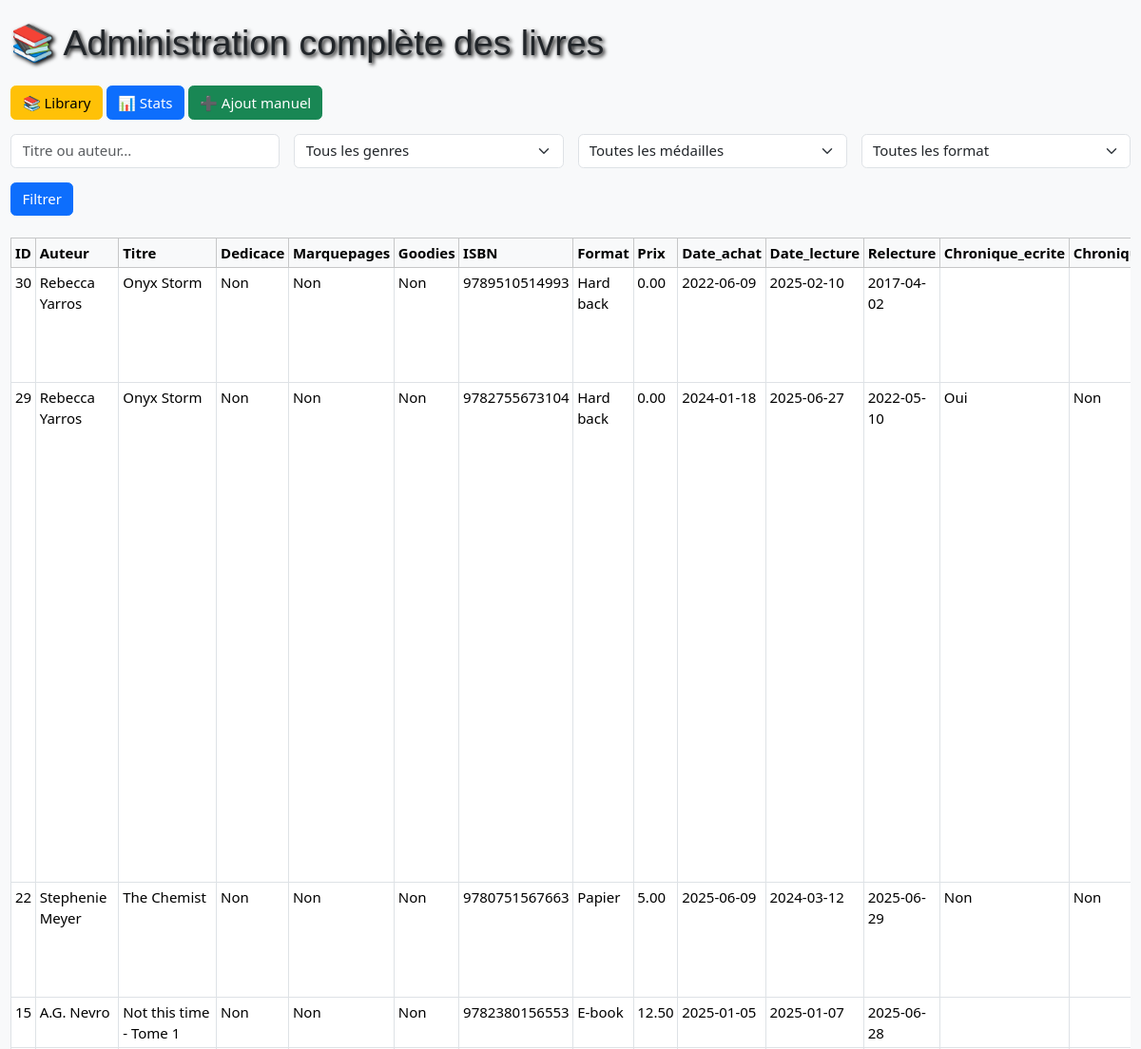
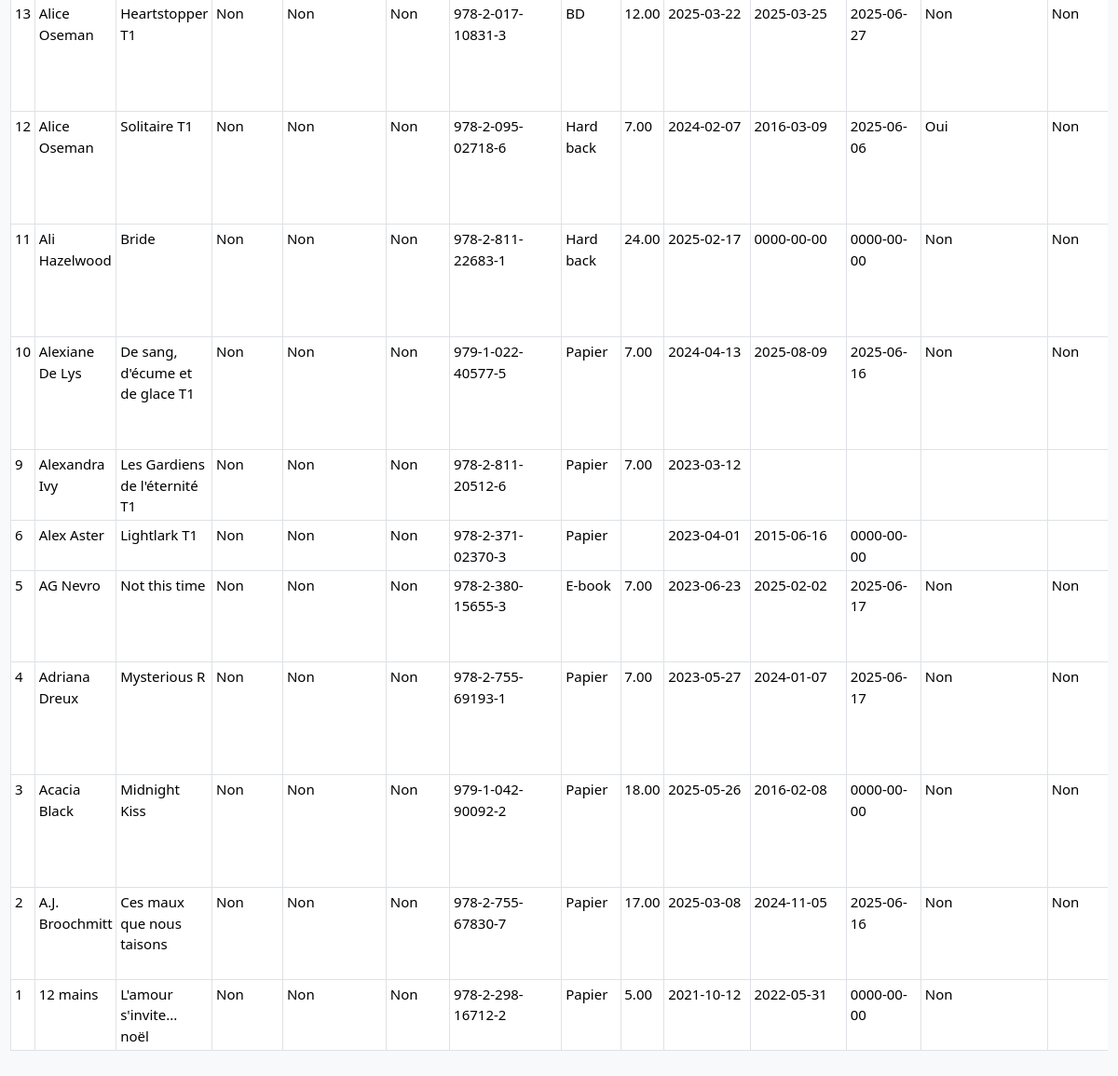
Screenshot of /php/admin_book.php with the database file from the repository (2 pictures, top to bottom).
### tables this page shows
CREATE TABLE `library` (
  `ID` int(11) NOT NULL,
  `Auteur` varchar(50) NOT NULL,
  `Titre` varchar(62) NOT NULL,
  `Dedicace` varchar(3) NOT NULL,
  `Marquepages` varchar(30) DEFAULT NULL,
  `Goodies` varchar(30) DEFAULT NULL,
  `ISBN` varchar(17) DEFAULT NULL,
  `Format` varchar(14) DEFAULT NULL,
  `Prix` decimal(10,2) DEFAULT NULL,
  `Date_achat` date DEFAULT NULL,
  `Date_lecture` date DEFAULT NULL,
  `Relecture` date DEFAULT NULL,
  `Chronique_ecrite` varchar(30) DEFAULT NULL,
  `Chronique_publiee` varchar(30) DEFAULT NULL,
  `Details` varchar(255) DEFAULT NULL,
  `Chronique` varchar(255) DEFAULT NULL,
  `Maison_edition` varchar(39) DEFAULT NULL,
  `Nombre_pages` varchar(4) DEFAULT NULL,
  `Notation` varchar(13) DEFAULT NULL,
  `Genre` varchar(28) DEFAULT NULL,
  `Couverture` varchar(255) DEFAULT NULL,
  `Couple` varchar(37) DEFAULT NULL,
  `Themes` varchar(255) DEFAULT NULL,
  `Date_achat_temp` date DEFAULT NULL,
  `localisation` varchar(255) NOT NULL
);

### php/admin_book.php (the view, shortened to what this page needs)
<?php
include 'connexion.php';
$search = $_GET['search'] ?? '';
$whereClauses = [];
$params = [];
$whereSQL = $whereClauses ? ('WHERE ' . implode(' AND ', $whereClauses)) : '';
$sql = "SELECT * FROM library $whereSQL ORDER BY ID DESC";
$stmt = $pdo->prepare($sql);
$stmt->execute($params);
$books = $stmt->fetchAll(PDO::FETCH_ASSOC);
?>
<!DOCTYPE html>
<html lang="fr">
<head>
  <link href="https://cdn.jsdelivr.net/npm/bootstrap@5.3.6/dist/css/bootstrap.min.css" rel="stylesheet">
  <link rel="stylesheet" href="../css/themes.css">
</head>
<body class="bg-light">
  <div class="container-fluid py-4">
    <h1 class="mb-4">📚 Administration complète des livres</h1>
    <a href="../index.php" class="btn btn-warning mb-3">📚 Library</a>
    <a href="stats.php" class="btn btn-primary mb-3">📊 Stats</a>
    <a href="add_manual.php" class="btn btn-success mb-3">➕ Ajout manuel</a>
    <form method="GET" class="row g-3 mb-4">
      <div class="col-md-3">
        <input type="text" name="search" class="form-control" placeholder="Titre ou auteur..." value="<?= htmlspecialchars($search) ?>">
      </div>
      <div class="col-md-3">
        <select name="genre" class="form-select">
          <option value="">Tous les genres</option>
        </select>
      </div>
      <div class="col-md-3">
        <select name="notation" class="form-select">
          <option value="">Toutes les médailles</option>
        </select>
      </div>
      <div class="col-md-3">
        <select name="format" class="form-select">
          <option value="">Toutes les format</option>
        </select>
      </div>
      <div class="col-md-3">
        <button class="btn btn-primary" type="submit">Filtrer</button>
      </div>
    </form>
    <div class="table-responsive">
      <table class="table table-bordered table-hover bg-white table-sm">
        <thead class="table-light">
          <tr>
            <?php if (!empty($books)): ?>
              <?php foreach (array_keys($books[0]) as $column): ?>
                <th><?= htmlspecialchars($column) ?></th>
              <?php endforeach; ?>
            <?php endif; ?>
          </tr>
        </thead>
        <tbody>
          <?php foreach ($books as $book): ?>
            <tr>
              <?php foreach ($book as $key => $value): ?>
                <td>
                  <?php
                  if ($key === 'Details') {
                    $text = strip_tags($value ?? '');
                    echo htmlspecialchars(mb_strimwidth($text, 0, 100, '...'));
                  } else {
                    echo htmlspecialchars($value ?? '');
                  }
                  ?>
                </td>
              <?php endforeach; ?>
            </tr>
          <?php endforeach; ?>
        </tbody>
      </table>
    </div>
  </div>
</body>
</html>

### css/themes.css (style rules this page uses)
:root { font-size: 15px; font-family: Roboto, sans-serif; --background-color: rgb(0, 0, 0); --first-color: rgb(255, 255, 255); --main-color: #0051ff; }
body { background-color: var(--background-color); offset-anchor: 50%; padding: 0%; margin: 0%; scroll-behavior: smooth; }
h1, h2, h3 { color: var(--font-color); font-family: Bebas Neue, sans-serif; }
h1 { text-shadow: 2px 2px 4px black; }

### rows the page displays
library: ID "30", Auteur "Rebecca Yarros", Titre "Onyx Storm", Dedicace "Non", Marquepages "Non", Goodies "Non", ISBN "9789510514993", Format "Hard back", Prix "0.00", Date_achat "2022-06-09", Date_lecture "2025-02-10", Relecture "2017-04-02"
library: ID "29", Auteur "Rebecca Yarros", Titre "Onyx Storm", Dedicace "Non", Marquepages "Non", Goodies "Non", ISBN "9782755673104", Format "Hard back", Prix "0.00", Date_achat "2024-01-18", Date_lecture "2025-06-27", Relecture "2022-05-10", Chronique_ecrite "Oui", Chronique_publiee "Non"
library: ID "22", Auteur "Stephenie Meyer", Titre "The Chemist", Dedicace "Non", Marquepages "Non", Goodies "Non", ISBN "9780751567663", Format "Papier", Prix "5.00", Date_achat "2025-06-09", Date_lecture "2024-03-12", Relecture "2025-06-29", Chronique_ecrite "Non", Chronique_publiee "Non"
library: ID "15", Auteur "A.G. Nevro", Titre "Not this time - Tome 1", Dedicace "Non", Marquepages "Non", Goodies "Non", ISBN "9782380156553", Format "E-book", Prix "12.50", Date_achat "2025-01-05", Date_lecture "2025-01-07", Relecture "2025-06-28"
library: ID "13", Auteur "Alice Oseman", Titre "Heartstopper T1", Dedicace "Non", Marquepages "Non", Goodies "Non", ISBN "978-2-017-10831-3", Format "BD", Prix "12.00", Date_achat "2025-03-22", Date_lecture "2025-03-25", Relecture "2025-06-27", Chronique_ecrite "Non", Chronique_publiee "Non"
library: ID "12", Auteur "Alice Oseman", Titre "Solitaire T1", Dedicace "Non", Marquepages "Non", Goodies "Non", ISBN "978-2-095-02718-6", Format "Hard back", Prix "7.00", Date_achat "2024-02-07", Date_lecture "2016-03-09", Relecture "2025-06-06", Chronique_ecrite "Oui", Chronique_publiee "Non"
library: ID "11", Auteur "Ali Hazelwood", Titre "Bride", Dedicace "Non", Marquepages "Non", Goodies "Non", ISBN "978-2-811-22683-1", Format "Hard back", Prix "24.00", Date_achat "2025-02-17", Date_lecture "0000-00-00", Relecture "0000-00-00", Chronique_ecrite "Non", Chronique_publiee "Non"
library: ID "10", Auteur "Alexiane De Lys", Titre "De sang, d'écume et de glace T1", Dedicace "Non", Marquepages "Non", Goodies "Non", ISBN "979-1-022-40577-5", Format "Papier", Prix "7.00", Date_achat "2024-04-13", Date_lecture "2025-08-09", Relecture "2025-06-16", Chronique_ecrite "Non", Chronique_publiee "Non"
library: ID "9", Auteur "Alexandra Ivy", Titre "Les Gardiens de l'éternité T1", Dedicace "Non", Marquepages "Non", Goodies "Non", ISBN "978-2-811-20512-6", Format "Papier", Prix "7.00", Date_achat "2023-03-12"
library: ID "6", Auteur "Alex Aster", Titre "Lightlark T1", Dedicace "Non", Marquepages "Non", Goodies "Non", ISBN "978-2-371-02370-3", Format "Papier", Date_achat "2023-04-01", Date_lecture "2015-06-16", Relecture "0000-00-00"
library: ID "5", Auteur "AG Nevro", Titre "Not this time", Dedicace "Non", Marquepages "Non", Goodies "Non", ISBN "978-2-380-15655-3", Format "E-book", Prix "7.00", Date_achat "2023-06-23", Date_lecture "2025-02-02", Relecture "2025-06-17", Chronique_ecrite "Non", Chronique_publiee "Non"
library: ID "4", Auteur "Adriana Dreux", Titre "Mysterious R", Dedicace "Non", Marquepages "Non", Goodies "Non", ISBN "978-2-755-69193-1", Format "Papier", Prix "7.00", Date_achat "2023-05-27", Date_lecture "2024-01-07", Relecture "2025-06-17", Chronique_ecrite "Non", Chronique_publiee "Non"
library: ID "3", Auteur "Acacia Black", Titre "Midnight Kiss", Dedicace "Non", Marquepages "Non", Goodies "Non", ISBN "979-1-042-90092-2", Format "Papier", Prix "18.00", Date_achat "2025-05-26", Date_lecture "2016-02-08", Relecture "0000-00-00", Chronique_ecrite "Non", Chronique_publiee "Non"
library: ID "2", Auteur "A.J. Broochmitt", Titre "Ces maux que nous taisons", Dedicace "Non", Marquepages "Non", Goodies "Non", ISBN "978-2-755-67830-7", Format "Papier", Prix "17.00", Date_achat "2025-03-08", Date_lecture "2024-11-05", Relecture "2025-06-16", Chronique_ecrite "Non", Chronique_publiee "Non"
library: ID "1", Auteur "12 mains", Titre "L'amour s'invite... noël", Dedicace "Non", Marquepages "Non", Goodies "Non", ISBN "978-2-298-16712-2", Format "Papier", Prix "5.00", Date_achat "2021-10-12", Date_lecture "2022-05-31", Relecture "0000-00-00", Chronique_ecrite "Non"

### other values shown
$column "ID"
$column "Auteur"
$column "Titre"
$column "Dedicace"
$column "Marquepages"
$column "Goodies"
$column "ISBN"
$column "Format"
$column "Prix"
$column "Date_achat"
$column "Date_lecture"
$column "Relecture"
$column "Chronique_ecrite"
